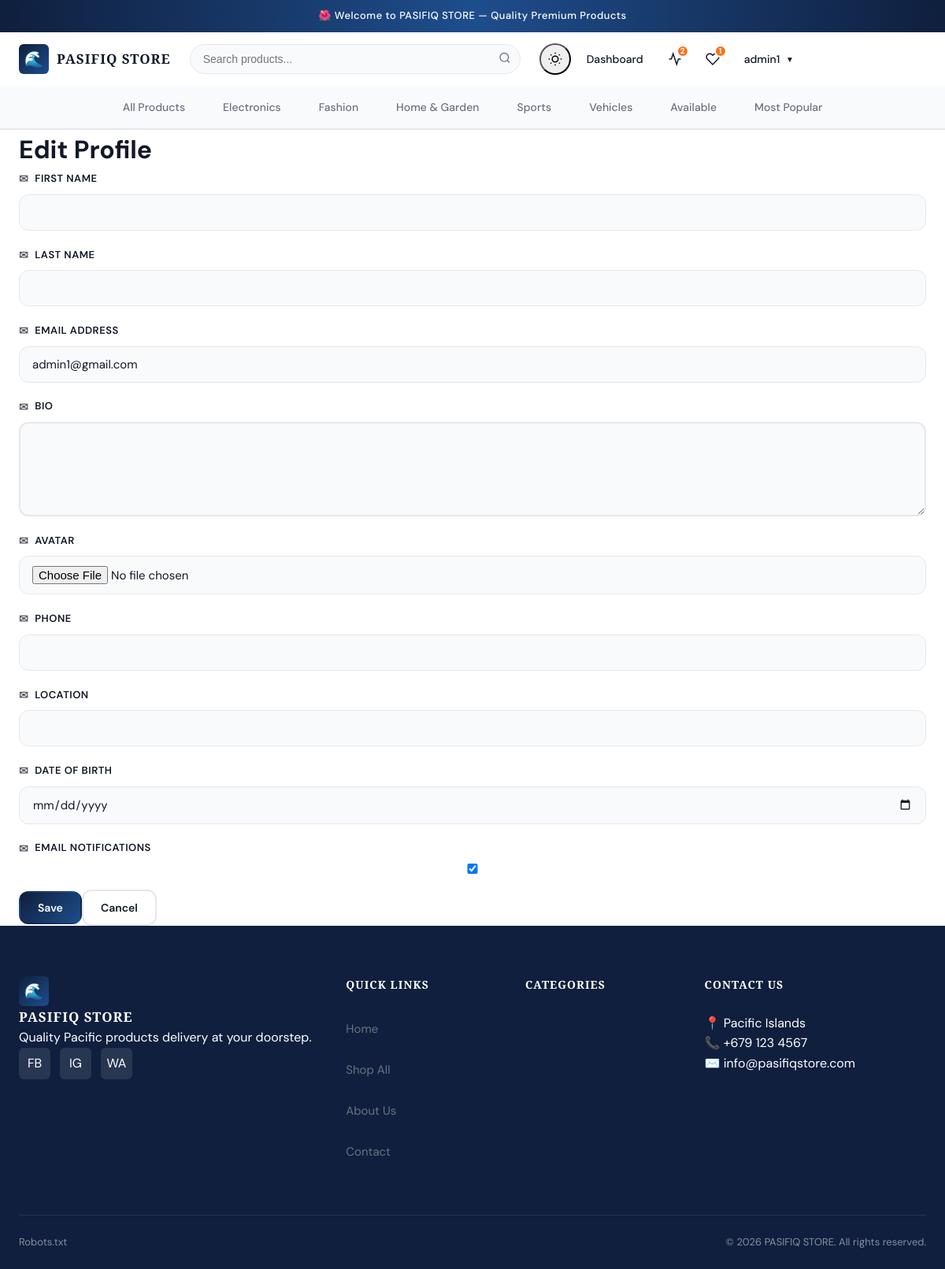
/users/profile/edit/ (signed in), run on the app's committed database.
### core/models.py (models this page shows, shortened)
class SiteSettings(models.Model):
    store_name = models.CharField(max_length=100, default='PASIFIQ STORE')
    tagline = models.CharField(max_length=200, blank=True)
    phone = models.CharField(max_length=20, blank=True)
    whatsapp = models.CharField(max_length=20, blank=True)
    email = models.EmailField(blank=True)
    address = models.TextField(blank=True)
    facebook = models.URLField(blank=True)
    instagram = models.URLField(blank=True)
    twitter = models.URLField(blank=True)
    logo = models.ImageField(upload_to='site/', blank=True, null=True)
    hero_image = models.ImageField(upload_to='site/', blank=True, null=True)
    about_text = models.TextField(blank=True)
    updated_at = models.DateTimeField(auto_now=True)
    class Meta:
        db_table = 'site_settings'
        verbose_name = 'Site Settings'
        verbose_name_plural = 'Site Settings'

### users/models.py (models this page shows, shortened)
class CustomUser(AbstractUser):
    bio = models.TextField(blank=True)
    avatar = models.ImageField(upload_to='avatars/', blank=True, null=True)
    phone = models.CharField(max_length=20, blank=True)
    location = models.CharField(max_length=100, blank=True)
    date_of_birth = models.DateField(null=True, blank=True)
    is_store_owner = models.BooleanField(default=False)
    email_notifications = models.BooleanField(default=True)
    created_at = models.DateTimeField(auto_now_add=True)
    updated_at = models.DateTimeField(auto_now=True)
    class Meta:
        db_table = 'users'
        indexes = [models.Index(fields=['username']), models.Index(fields=['email'])]

### categories/models.py (models this page shows, shortened)
class Category(models.Model):
    name = models.CharField(max_length=100)
    slug = models.SlugField(unique=True)
    description = models.TextField(blank=True)
    image = models.ImageField(upload_to='categories/', blank=True, null=True)
    parent = models.ForeignKey('self', null=True, blank=True, related_name='children', on_delete=models.SET_NULL)
    is_active = models.BooleanField(default=True)
    sort_order = models.IntegerField(default=0)
    created_at = models.DateTimeField(auto_now_add=True)
    class Meta:
        db_table = 'categories'
        verbose_name_plural = 'categories'
        ordering = ['sort_order', 'name']
        indexes = [models.Index(fields=['slug']), models.Index(fields=['parent'])]
    def get_absolute_url(self):
        from django.urls import reverse
        return reverse('categories:detail', kwargs={'slug': self.slug})

### users/views.py (the view)
@login_required
def profile_edit(request):
    if request.method == 'POST':
        form = ProfileForm(request.POST, request.FILES, instance=request.user)
        if form.is_valid():
            form.save()
            messages.success(request, 'Profile updated successfully.')
            return redirect('users:profile')
    else:
        form = ProfileForm(instance=request.user)
    return render(request, 'users/profile_edit.html', {'form': form})

### users/forms.py
class ProfileForm(forms.ModelForm):
    class Meta:
        model = CustomUser
        fields = ('first_name', 'last_name', 'email', 'bio', 'avatar', 'phone', 'location', 'date_of_birth', 'email_notifications')
        widgets = {
            'date_of_birth': forms.DateInput(attrs={'type': 'date'}),
            'bio': forms.Textarea(attrs={'rows': 4}),
        }

### comparison/context_processors.py (called while the page is built)
def comparison_context(request):
    if request.user.is_authenticated:
        items = ComparisonItem.objects.filter(user=request.user)
    else:
        session_key = request.session.session_key
        items = ComparisonItem.objects.filter(session_key=session_key) if session_key else ComparisonItem.objects.none()
    return {
        'comparison_count': items.count(),
        'comparison_product_ids': list(items.values_list('product_id', flat=True)),
    }

### core/context_processors.py (called while the page is built)
def global_context(request):
    try:
        site_settings = SiteSettings.objects.first()
    except:
        site_settings = None
    return {
        'store_name': getattr(site_settings, 'store_name', settings.STORE_NAME),
        'store_phone': getattr(site_settings, 'phone', settings.STORE_PHONE),
        'store_whatsapp': getattr(site_settings, 'whatsapp', settings.STORE_WHATSAPP),
        'store_email': getattr(site_settings, 'email', settings.STORE_EMAIL),
        'store_address': getattr(site_settings, 'address', settings.STORE_ADDRESS),
        'site_settings': site_settings,
    }

### core/templatetags/core_tags.py (called while the page is built)
@register.simple_tag
def get_nav_categories():
    return Category.objects.filter(is_active=True, parent=None)[:8]

### notifications/context_processors.py (called while the page is built)
def notifications_context(request):
    if request.user.is_authenticated and (request.user.is_store_owner or request.user.is_superuser):
        unread = Notification.objects.filter(recipient=request.user, is_read=False).count()
        recent = Notification.objects.filter(recipient=request.user).order_by('-created_at')[:5]
    else:
        unread = 0
        recent = []
    return {'unread_notifications': unread, 'recent_notifications': recent}

### wishlist/context_processors.py (called while the page is built)
def wishlist_context(request):
    if request.user.is_authenticated:
        count = WishlistItem.objects.filter(user=request.user).count()
        ids = list(WishlistItem.objects.filter(user=request.user).values_list('product_id', flat=True))
    else:
        count = 0
        ids = []
    return {'wishlist_count': count, 'wishlist_product_ids': ids}

### templates/users/profile_edit.html (shortened to what this page needs)
{% extends 'base.html' %}
{% block content %}<div class="container"><div class="form-page"><h1>Edit Profile</h1>
<form method="post" enctype="multipart/form-data" class="profile-form">{% csrf_token %}
{% for field in form %}<div class="form-group"><label>{{ field.label }}</label>{{ field }}{% for error in field.errors %}<div class="field-error">{{ error }}</div>{% endfor %}</div>{% endfor %}
<div class="form-actions"><button type="submit" class="btn btn-primary">Save</button><a href="{% url 'users:profile' %}" class="btn btn-outline">Cancel</a></div>
</form></div></div>{% endblock %}

### templates/base.html (shortened to what this page needs)
<!DOCTYPE html>
<html lang="en" data-theme="light">
<head>
    {% load static %}
    <link rel="stylesheet" href="{% static 'css/main.css' %}">
</head>
<body class="{% block body_class %}{% endblock %}">
    <div class="announcement-bar">
        <div class="container">
            <span>🌺 Welcome to {{ store_name }} — Quality Premium Products</span>
        </div>
    </div>
    <header class="site-header">
        <nav class="nav-container">
            <div class="nav-logo">
                <a href="{% url 'core:home' %}" class="nav-logo">
                    <div class="logo-icon">🌊</div>
                    <div class="logo-text">{{ store_name }}</div>
                </a>
            </div>
            <form class="nav-search" action="{% url 'search_app:search' %}" method="GET">
                <input type="text" name="q" placeholder="Search products..." class="search-input"
                    value="{{ request.GET.q }}" id="searchInput" autocomplete="off">
                <button type="submit" class="search-btn">
                    <svg width="16" height="16" viewBox="0 0 24 24" fill="none" stroke="currentColor" stroke-width="2">
                        <circle cx="11" cy="11" r="8" />
                        <path d="m21 21-4.35-4.35" />
                    </svg>
                </button>
            </form>
            <div class="nav-actions">
                <button id="themeToggle" class="nav-icon-btn" title="Toggle Theme">
                </button>
                {% if request.user.is_authenticated %}
                {% if request.user.is_store_owner or request.user.is_superuser %}
                <a href="{% url 'dashboard:index' %}" class="nav-link" title="Dashboard">
                    Dashboard
                </a>
                {% endif %}
                <a href="{% url 'comparison:view' %}" class="nav-icon-btn" title="Compare">
                    <svg width="18" height="18" viewBox="0 0 24 24" fill="none" stroke="currentColor" stroke-width="2">
                        <polyline points="22 12 18 12 15 21 9 3 6 12 2 12" />
                    </svg>
                    {% if comparison_count > 0 %}<span class="badge">{{ comparison_count }}</span>{% endif %}
                </a>
                <a href="{% url 'wishlist:list' %}" class="nav-icon-btn" title="Wishlist">
                    <svg width="18" height="18" viewBox="0 0 24 24" fill="none" stroke="currentColor" stroke-width="2">
                        <path
                            d="M20.84 4.61a5.5 5.5 0 0 0-7.78 0L12 5.67l-1.06-1.06a5.5 5.5 0 0 0-7.78 7.78l1.06 1.06L12 21.23l7.78-7.78 1.06-1.06a5.5 5.5 0 0 0 0-7.78z" />
                    </svg>
                    {% if wishlist_count > 0 %}<span class="badge">{{ wishlist_count }}</span>{% endif %}
                </a>
                <div class="nav-dropdown">
                    <a href="{% url 'users:profile' %}" class="nav-link">
                        {{ request.user.username }} <span class="nav-chevron">▼</span>
                    </a>
                </div>
                {% else %}
                <a href="{% url 'users:login' %}" class="nav-link">Login</a>
                <a href="{% url 'users:register' %}" class="btn btn-primary btn-sm">Register</a>
                {% endif %}
            </div>
        </nav>
        {% if request.resolver_match.url_name != 'home' or request.resolver_match.namespace != 'core' %}
        <div class="category-nav">
            <div class="container">
                <a href="{% url 'products:list' %}"
                    class="category-nav-link {% if request.resolver_match.url_name == 'list' and not request.GET.category and not request.GET.status %}active{% endif %}">All
                    Products</a>
                {% load core_tags %}
                {% get_nav_categories as nav_cats %}
                {% for cat in nav_cats %}
                <a href="{{ cat.get_absolute_url }}"
                    class="category-nav-link {% if selected_category == cat.slug or category.slug == cat.slug %}active{% endif %}">
                    {{ cat.name }}
                </a>
                {% endfor %}
                <a href="{% url 'products:list' %}?status=available"
                    class="category-nav-link {% if request.GET.status == 'available' %}active{% endif %}">Available</a>
                <a href="{% url 'products:list' %}?sort=view_count"
                    class="category-nav-link {% if request.GET.sort == 'view_count' %}active{% endif %}">Most
                    Popular</a>
            </div>
        </div>
        {% endif %}
    </header>
    <main class="main-content">
        {% block content %}{% endblock %}
    </main>
    <footer class="site-footer">
        <div class="footer-container">
            <div class="footer-grid">
                <div class="footer-col">
                    <a href="{% url 'core:home' %}" class="footer-logo">
                        <div class="logo-icon">🌊</div>
                        <div class="logo-text">{{ store_name }}</div>
                    </a>
                    <p class="footer-desc">{{ store_tagline|default:'Quality Pacific products delivery at your doorstep.' }}</p>
                    <div class="footer-social">
                        <a href="#" class="social-btn">FB</a>
                        <a href="#" class="social-btn">IG</a>
                        <a href="#" class="social-btn">WA</a>
                    </div>
                </div>
                <div class="footer-col collapsible-col">
                    <h4 class="footer-heading">Quick Links <span class="footer-toggle">+</span></h4>
                    <ul class="footer-list">
                        <li><a href="{% url 'core:home' %}">Home</a></li>
                        <li><a href="{% url 'products:list' %}">Shop All</a></li>
                        <li><a href="#">About Us</a></li>
                        <li><a href="#">Contact</a></li>
                    </ul>
                </div>
                <div class="footer-col collapsible-col">
                    <h4 class="footer-heading">Categories <span class="footer-toggle">+</span></h4>
                </div>
                <div class="footer-col collapsible-col">
                    <h4 class="footer-heading">Contact Us <span class="footer-toggle">+</span></h4>
                    <div class="footer-contact footer-list">
                        <div class="contact-item">📍 {{ store_address }}</div>
                        <div class="contact-item">📞 {{ store_phone }}</div>
                        <div class="contact-item">✉️ {{ store_email }}</div>
                    </div>
                </div>
            </div>
            <div class="footer-bottom">
                <a href="{% url 'core:robots_txt' %}">Robots.txt</a>
                <p>&copy; {% now "Y" %} {{ store_name }}. All rights reserved.</p>
            </div>
        </div>
    </footer>
</body>
</html>

### data on the page
SiteSettings: store_name "PASIFIQ STORE", address "Pacific Islands", phone "+679 123 4567", email "info@pasifiqstore.com"
CustomUser: user.username "admin1", form "admin1@gmail.com" "☑"
Category: name "Electronics"
Category: name "Fashion"
Category: name "Home & Garden"
Category: name "Sports"
Category: name "Vehicles"

### other printed values
{{ comparison_count }} "2"
{{ wishlist_count }} "1"
{{ field.label }} "FIRST NAME" "LAST NAME" "EMAIL ADDRESS" "BIO" "AVATAR" "PHONE" "LOCATION" "DATE OF BIRTH" "EMAIL NOTIFICATIONS"
